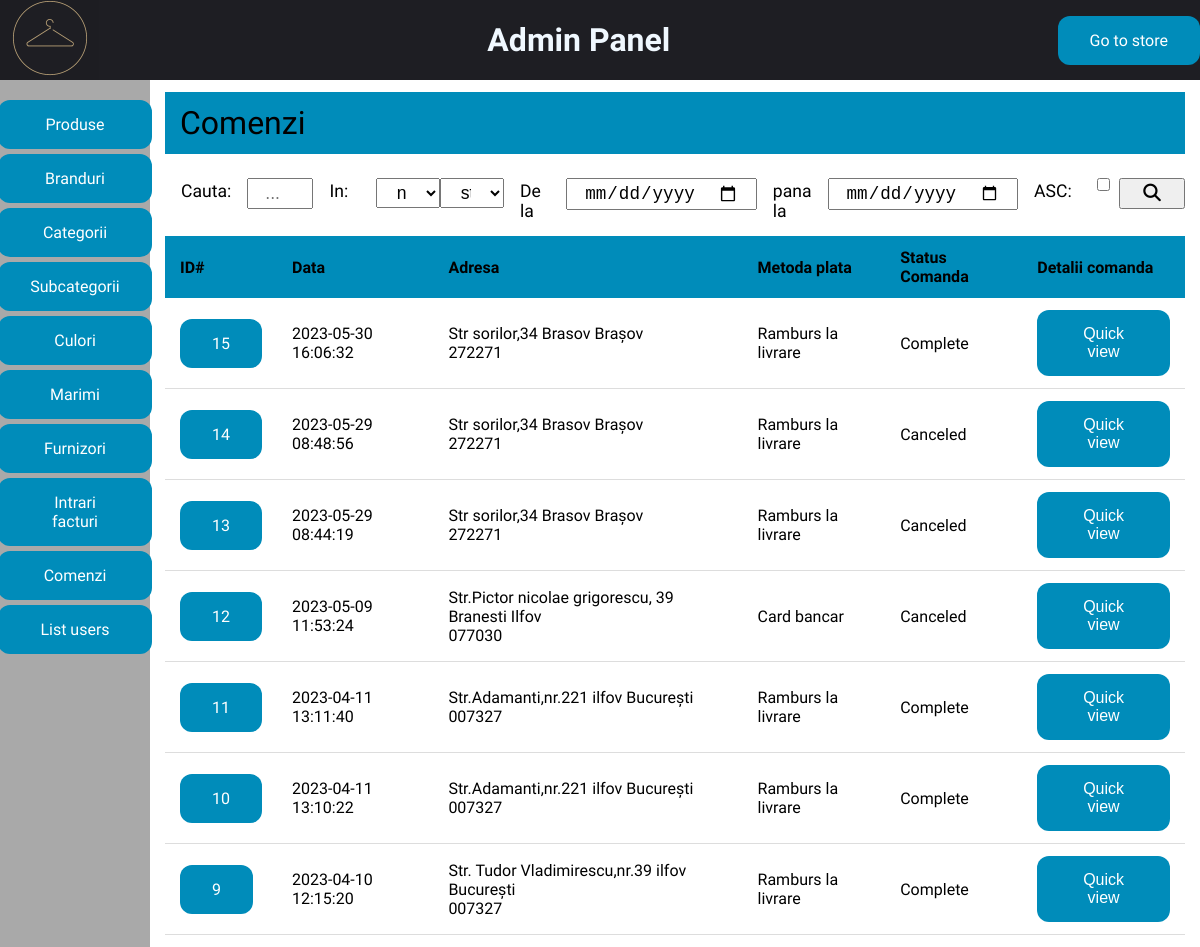
Screenshot of /admin_area/orders.php (signed in) with the database file from the repository.
### tables this page shows
CREATE TABLE IF NOT EXISTS `comenzi` (
  `ID` int NOT NULL AUTO_INCREMENT,
  `cod_client` int NOT NULL,
  `pret_total` float NOT NULL,
  `cod_status` int NOT NULL,
  `data` datetime NOT NULL,
  `metoda_plata` enum('Ramburs la livrare','Card bancar') NOT NULL COMMENT '1(ramburs),2(card)',
  PRIMARY KEY (`ID`),
  KEY `cod_client` (`cod_client`),
  KEY `cod_status` (`cod_status`)
);

CREATE TABLE IF NOT EXISTS `clienti` (
  `ID` int NOT NULL AUTO_INCREMENT,
  `nume` varchar(32) NOT NULL,
  `prenume` varchar(64) NOT NULL,
  `adresa` varchar(100) NOT NULL,
  `cod_judet` int NOT NULL,
  `localitate` varchar(64) NOT NULL,
  `zipcode` varchar(64) NOT NULL,
  `telefon` varchar(12) NOT NULL,
  `date_facturare` varchar(255) NOT NULL,
  `cod_utilizator` int NOT NULL,
  PRIMARY KEY (`ID`),
  KEY `cod_judet` (`cod_judet`),
  KEY `cod_utilizator` (`cod_utilizator`)
);

CREATE TABLE IF NOT EXISTS `judete` (
  `ID` int NOT NULL AUTO_INCREMENT,
  `denumire` varchar(16) NOT NULL,
  PRIMARY KEY (`ID`)
);

CREATE TABLE IF NOT EXISTS `comenzi_status` (
  `ID` int NOT NULL AUTO_INCREMENT,
  `denumire` varchar(32) NOT NULL,
  PRIMARY KEY (`ID`)
);

### admin_area/orders.php (the view, shortened to what this page needs)
<?php
include("../includes/connect.php");
$orders_query = mysqli_query($con, "SELECT *,s.ID AS cod_status,c.ID AS cod_comanda,CONCAT(nume,' ',prenume) AS 'fullName'
FROM comenzi c
INNER JOIN clienti ON c.cod_client=clienti.ID
INNER JOIN comenzi_status s ON c.cod_status=s.ID
ORDER BY c.ID DESC");
?>
<!DOCTYPE html>
<html lang="en">
<head>
  <link rel="stylesheet" href="css/style.css">
</head>
<html>
<body>
  <?php include("includes/header.php") ?>
  <div class="wrapper">
    <?php include("includes/sidebar.php") ?>
    <div class="container">
      <div class="order-detail-header">Comenzi</div>
      <div class="orders-wrapper">
        <div class="search-wrapper">
          <form method="get" class="search_form">
            <label for="orders_search_bar">Cauta: </label>
            <input type="text" name='input_text' id="orders_search_bar" placeholder="..." value="<?php if (isset($_GET['input_text']))  echo $_GET['input_text']; ?>">
            <label for="categorii">In: </label>
            <select name="cat" id="categorii">
              <option value="1" <?php if (isset($_GET['cat']) && $_GET['cat'] == 1) echo "selected" ?>>nume</option>
            </select>
            <select name="stat">
              <option value="0">status</option>
            </select>
            <label for="start_date_search">De la</label>
            <input type="date" name="start_date_search" id="start_date_search" value="<?php if (isset(($_GET['start_date_search']))) echo $_GET['start_date_search'] ?>">
            <label for="start_date_search">pana la</label>
            <input type="date" name="end_date_search" id="end_date_search" value="<?php if (isset(($_GET['end_date_search']))) echo $_GET['end_date_search'] ?>">
            <label for="checkbox-search">ASC:</label>
            <input type="checkbox" name='asc' id="checkbox-search" <?php if (isset(($_GET['asc']))) echo "checked" ?>>
            <button type="submit" name="submit_search"><i class="fa fa-search" aria-hidden="true"></i></button>
          </form>
        </div>
        <table id="table_field">
          <thead>
            <th>ID#</th>
            <th>Data</th>
            <th>Adresa</th>
            <th>Metoda plata</th>
            <th>Status Comanda</th>
            <th>Detalii comanda</th>
          </thead>
          <tbody>
            <?php
            if (mysqli_num_rows($orders_query) ==  0) {
            ?>
              <div class='message' onclick='this.remove();'>No results .</div>
              <?php
            } else {
              while ($row = mysqli_fetch_assoc($orders_query)) {
              ?>
                <tr>
                  <td><a href="order_details.php?id_comanda=<?= $row['cod_comanda'] ?>" class="buttons"><?php echo "" . $row['cod_comanda'] . " " ?></a> </td>
                  <td><?php echo "" . $row['data'] . " " ?></td>
                  <td><?php
                      $jud = mysqli_fetch_assoc(mysqli_query($con, "SELECT * FROM judete WHERE ID=" . $row['cod_judet'] . ""));
                      $judet = $jud['denumire'];
                      echo "{$row['adresa']} {$row['localitate']} $judet <br> {$row['zipcode']}" ?></td>
                  <td><?= $row['metoda_plata'] ?></td>
                  <td><?= $row['denumire'] ?></td>
                  <td><button class="btn buttons" data-modal-target="#modal<?= $row['cod_comanda'] ?>">Quick view</button></td>
                </tr>
                <div class="modal" id="modal<?= $row['cod_comanda'] ?>">
              <?php }
            } ?>
          </tbody>
        </table>
      </div>
    </div>
  </div>
</body>
</html>

### admin_area/css/style.css (style rules this page uses)
html { height: 100%; box-sizing: border-box; font-family: "Roboto Condensed", sans-serif; }
*, *::before, *::after { box-sizing: inherit; padding: 0; margin: 0; text-decoration: none; }
.wrapper { display: flex; min-height: 90vh; }
.container { display: flex; flex-direction: column; align-items: center; justify-content: flex-start; flex-grow: 1; padding: 12px 15px; }
.buttons { background-color: #008cba; border: none; color: white; padding: 15px 32px; text-align: center; display: inline-block; font-size: 16px; border-radius: 12px; cursor: pointer; }
select, option, input, label, .search_form button { padding: 0.2rem 1rem; font-size: 1.1rem; width: 100%; }
.orders-wrapper { width: 100%; }
.search-wrapper { padding: 12px 0; }
.search_form { display: flex; align-items: flex-start; justify-content: flex-start; }
#checkbox-search { padding: 12px 15px; }
#table_field { border-collapse: collapse; width: 100%; border-radius: 5px 5px 0 0; overflow-x: hidden; overflow-y: scroll; }
#table_field th, #table_field td { padding: 12px 15px; }
#table_field tbody tr { border-bottom: 1px solid #dddddd; }
.modal { position: fixed; top: 50%; left: 50%; transform: translate(-50%, -50%) scale(0); transition: 200ms ease-in-out; border: 1px solid black; border-radius: 10px; z-index: 10; background-color: white; width: 700px; max-width: 80%; }
.order-detail-header { padding: 12px 15px; width: 100%; margin-bottom: 12px; background-color: #008cba; font-size: 2rem; }

### rows the page displays
comenzi: ID "15", data "2023-05-30 16:06:32", cod_client.adresa "Str sorilor,34", cod_client.localitate "Brasov", judete.denumire "Brașov", cod_client.zipcode "272271", metoda_plata "Ramburs la livrare", cod_status.denumire "Complete"
comenzi: ID "14", data "2023-05-29 08:48:56", cod_client.adresa "Str sorilor,34", cod_client.localitate "Brasov", judete.denumire "Brașov", cod_client.zipcode "272271", metoda_plata "Ramburs la livrare", cod_status.denumire "Canceled"
comenzi: ID "13", data "2023-05-29 08:44:19", cod_client.adresa "Str sorilor,34", cod_client.localitate "Brasov", judete.denumire "Brașov", cod_client.zipcode "272271", metoda_plata "Ramburs la livrare", cod_status.denumire "Canceled"
comenzi: ID "12", data "2023-05-09 11:53:24", cod_client.adresa "Str.Pictor nicolae grigorescu, 39", cod_client.localitate "Branesti", judete.denumire "Ilfov", cod_client.zipcode "077030", metoda_plata "Card bancar", cod_status.denumire "Canceled"
comenzi: ID "11", data "2023-04-11 13:11:40", cod_client.adresa "Str.Adamanti,nr.221", cod_client.localitate "ilfov", judete.denumire "București", cod_client.zipcode "007327", metoda_plata "Ramburs la livrare", cod_status.denumire "Complete"
comenzi: ID "10", data "2023-04-11 13:10:22", cod_client.adresa "Str.Adamanti,nr.221", cod_client.localitate "ilfov", judete.denumire "București", cod_client.zipcode "007327", metoda_plata "Ramburs la livrare", cod_status.denumire "Complete"
comenzi: ID "9", data "2023-04-10 12:15:20", cod_client.adresa "Str. Tudor Vladimirescu,nr.39", cod_client.localitate "ilfov", judete.denumire "București", cod_client.zipcode "007327", metoda_plata "Ramburs la livrare", cod_status.denumire "Complete"
